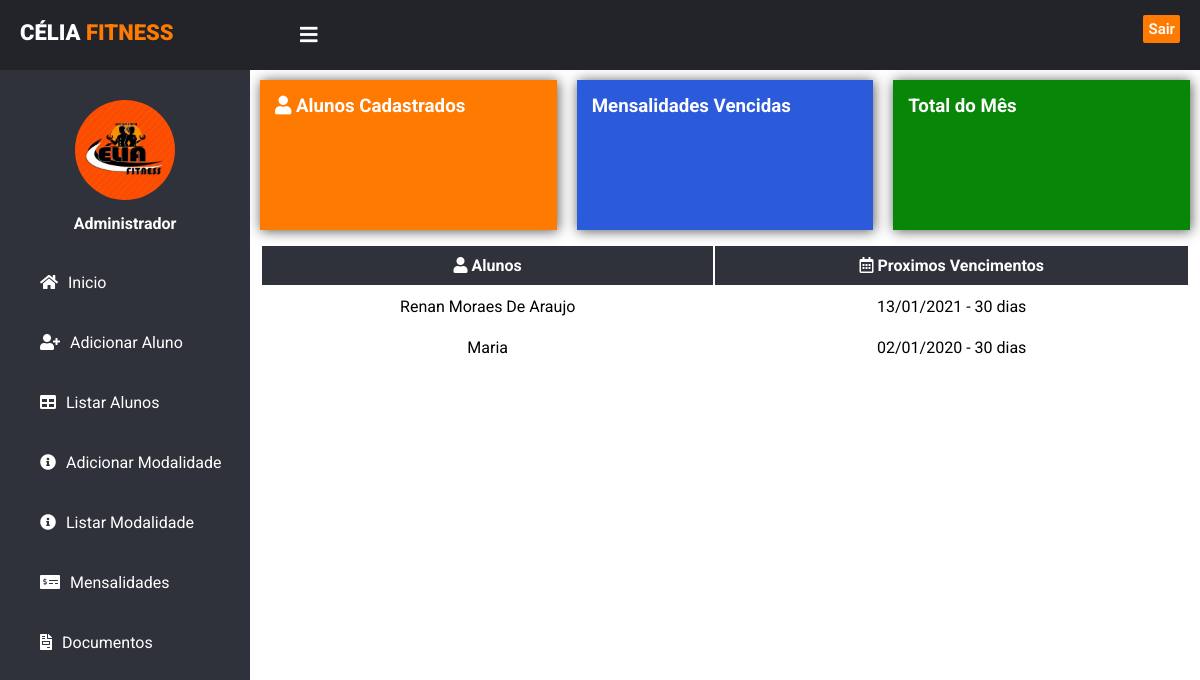
Before: / with the older database file.
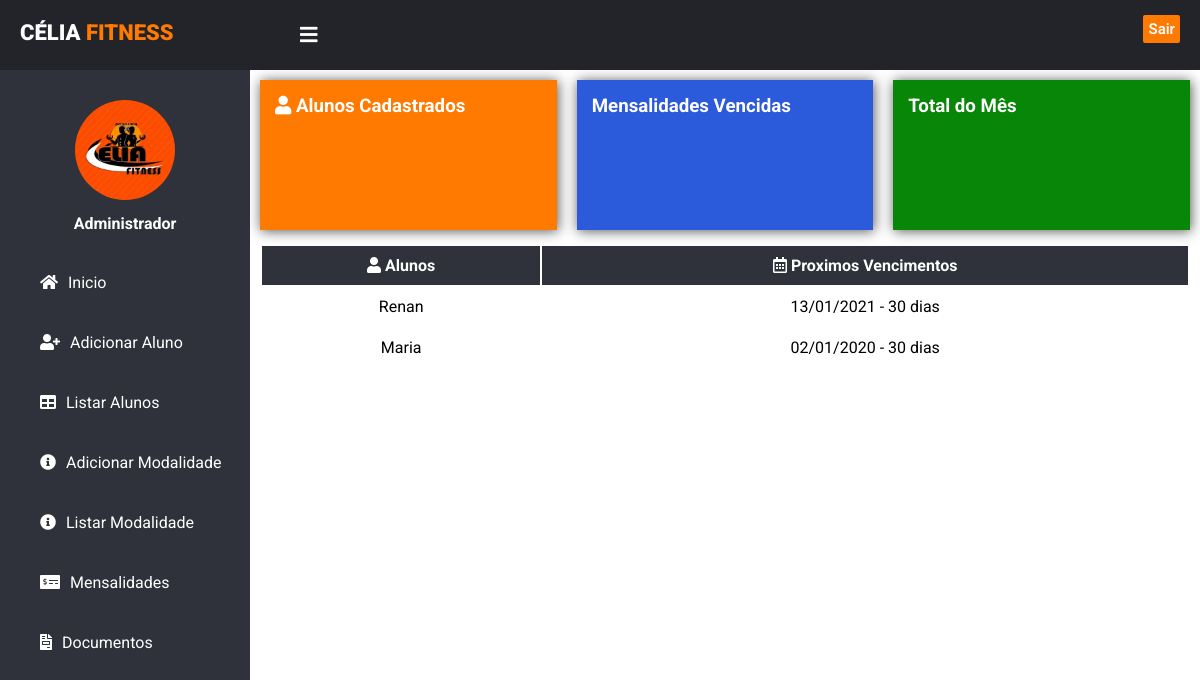
After: the same page with the newer database file.
### tables this page shows
CREATE TABLE `alunos` (
  `id` int(11) NOT NULL,
  `nome` varchar(100) NOT NULL,
  `email` varchar(100) NOT NULL,
  `telefone` varchar(50) NOT NULL,
  `datanascimento` date NOT NULL,
  `modalidade` int(30) NOT NULL,
  `datainicio` date NOT NULL,
  `mensalidade` varchar(50) NOT NULL DEFAULT ''
);

### dao/AlunoDaoMysql.php (called while the page is built, shortened)
<?php
require_once 'models/Aluno.php';
class AlunoDaoMysql implements AlunoDAO{
    private $pdo;
    public function __construct(PDO $driver){
        $this->pdo = $driver;
    }
    public function findAll(){
        $array = [];
        $sql = $this->pdo->query("SELECT * FROM alunos");
        if($sql->rowCount() > 0){
            $data = $sql->fetchAll();
            foreach ($data as $item) {
                $a = new Aluno();
                $a->setId($item['id']);
                $a->setNome($item['nome']);
                $a->setEmail($item['email']);
                $a->setTelefone($item['telefone']);
                $a->setDatanascimento($item['datanascimento']);
                $a->setModalidade($item['modalidade']);
                $a->setDatainicio($item['datainicio']);
                $a->setMensalidade($item['mensalidade']);
                $array[] = $a;
            }
        }
        return $array;
    }
}

### models/Aluno.php (called while the page is built, shortened)
<?php
class Aluno{
    private $nome;
    private $datainicio;
    public function getNome(){
        return $this->nome;
    }
    public function setNome($n){
        $this->nome = ucwords(trim($n));
    }
    public function getDatainicio(){
        return $this->datainicio;
    }
    public function setDatainicio($di){
        $this->datainicio = trim($di);
    }
}

### index.php (the view, shortened to what this page needs)
<?php
require 'conexao.php';
require 'dao/AlunoDaoMysql.php';
require 'header.php';
$alunoDAO = new AlunoDaoMysql($pdo);
$lista = $alunoDAO->findAll();
?>
<div class="cards">
    <div class="card_user">
        <h3><i class="fas fa-user"></i>   Alunos Cadastrados</h3>
    </div>
    <div class="card_venc">
        <h3>Mensalidades Vencidas</h3>
    </div>
    <div class="card_money">
        <h3>Total do Mês</h3>
    </div>
</div>
<div class="table-client-venc" style="margin-top: 14px;">
        <table>
            <tr>
                <th><i class="fas fa-user"></i> Alunos</th>
                <th><i class="far fa-calendar-alt"></i>  Proximos Vencimentos</th>
            </tr>
            <?php foreach($lista as $aluno): ?>
                <tr>
                    <td><?= $aluno->getNome();?></td>
                    <td><?= date('d/m/Y',strtotime($aluno->getDatainicio()));  ?>  <span class="contador">  - 30 dias</span></td>
                </tr>
            <?php endforeach; ?>
        </table>
</div>
<?php require 'footer.php'; ?>

Changed rows visible on the page:
changed alunos: nome "Renan Moraes De Araujo" → "Renan"
